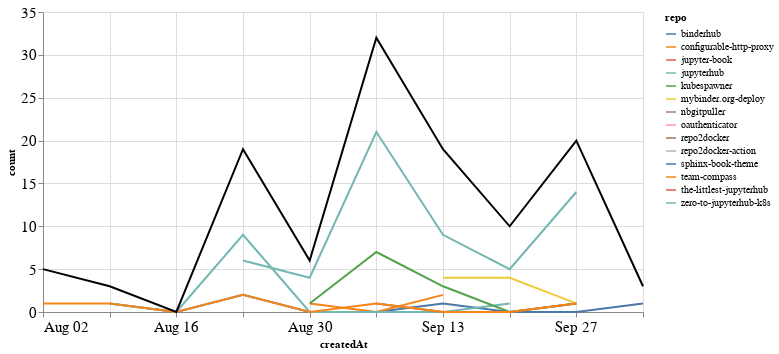

The cell this chart's notebook holds for it:
### Markdown cell above
## Comments

### Code cell
comments_time = comments.groupby('repo').resample('W', on='createdAt').count()['author'].reset_index()
comments_time = comments_time.rename(columns={'author': 'count'})
comments_time_total = comments_time.groupby('createdAt').agg({"count": "sum"}).reset_index()
ch1 = alt.Chart(comments_time, width=600).mark_line().encode(
    x='createdAt',
    y='count',
    color='repo',
    tooltip="repo"
)

ch2 = alt.Chart(comments_time_total, width=600).mark_line(color="black").encode(
    x='createdAt',
    y='count',
)

ch1 + ch2

### Figure 1 — Vega-Lite specification as saved in the notebook (floating-point values rounded to 4 significant figures)
{"config": {"axisLeft": {"labelFontSize": 15}, "axisBottom": {"labelFontSize": 15}}, "layer": [{"data": {"name": "data-06fe0b03881d251d42423706127227cd"}, "mark": "line", "encoding": {"color": {"type": "nominal", "field": "repo"}, "tooltip": {"type": "nominal", "field": "repo"}, "x": {"type": "temporal", "field": "createdAt"}, "y": {"type": "quantitative", "field": "count"}}, "width": 600}, {"data": {"name": "data-41f84aa836033156dba8de943542d343"}, "mark": {"type": "line", "color": "black"}, "encoding": {"x": {"type": "temporal", "field": "createdAt"}, "y": {"type": "quantitative", "field": "count"}}, "width": 600}], "$schema": "https://vega.github.io/schema/vega-lite/v4.8.1.json", "datasets": {"data-06fe0b03881d251d42423706127227cd": [{"repo": "binderhub", "createdAt": "2020-08-09T00:00:00", "count": 1}, {"repo": "binderhub", "createdAt": "2020-08-16T00:00:00", "count": 0}, {"repo": "binderhub", "createdAt": "2020-08-23T00:00:00", "count": 2}, {"repo": "binderhub", "createdAt": "2020-08-30T00:00:00", "count": 0}, {"repo": "binderhub", "createdAt": "2020-09-06T00:00:00", "count": 0}, {"repo": "binderhub", "createdAt": "2020-09-13T00:00:00", "count": 1}, {"repo": "binderhub", "createdAt": "2020-09-20T00:00:00", "count": 0}, {"repo": "binderhub", "createdAt": "2020-09-27T00:00:00", "count": 0}, {"repo": "binderhub", "createdAt": "2020-10-04T00:00:00", "count": 1}, {"repo": "configurable-http-proxy", "createdAt": "2020-08-30T00:00:00", "count": 1}, {"repo": "configurable-http-proxy", "createdAt": "2020-09-06T00:00:00", "count": 0}, {"repo": "configurable-http-proxy", "createdAt": "2020-09-13T00:00:00", "count": 2}, {"repo": "jupyter-book", "createdAt": "2020-10-04T00:00:00", "count": 2}, {"repo": "jupyterhub", "createdAt": "2020-08-09T00:00:00", "count": 1}, {"repo": "jupyterhub", "createdAt": "2020-08-16T00:00:00", "count": 0}, {"repo": "jupyterhub", "createdAt": "2020-08-23T00:00:00", "count": 9}, {"repo": "jupyterhub", "createdAt": "2020-08-30T00:00:00", "count": 0}, {"repo": "jupyterhub", "createdAt": "2020-09-06T00:00:00", "count": 0}, {"repo": "jupyterhub", "createdAt": "2020-09-13T00:00:00", "count": 0}, {"repo": "jupyterhub", "createdAt": "2020-09-20T00:00:00", "count": 1}, {"repo": "kubespawner", "createdAt": "2020-08-30T00:00:00", "count": 1}, {"repo": "kubespawner", "createdAt": "2020-09-06T00:00:00", "count": 7}, {"repo": "kubespawner", "createdAt": "2020-09-13T00:00:00", "count": 3}, {"repo": "kubespawner", "createdAt": "2020-09-20T00:00:00", "count": 0}, {"repo": "kubespawner", "createdAt": "2020-09-27T00:00:00", "count": 1}, {"repo": "mybinder.org-deploy", "createdAt": "2020-09-13T00:00:00", "count": 4}, {"repo": "mybinder.org-deploy", "createdAt": "2020-09-20T00:00:00", "count": 4}, {"repo": "mybinder.org-deploy", "createdAt": "2020-09-27T00:00:00", "count": 1}, {"repo": "nbgitpuller", "createdAt": "2020-08-02T00:00:00", "count": 1}, {"repo": "oauthenticator", "createdAt": "2020-09-06T00:00:00", "count": 1}, {"repo": "repo2docker", "createdAt": "2020-09-06T00:00:00", "count": 1}, {"repo": "repo2docker", "createdAt": "2020-09-13T00:00:00", "count": 0}, {"repo": "repo2docker", "createdAt": "2020-09-20T00:00:00", "count": 0}, {"repo": "repo2docker", "createdAt": "2020-09-27T00:00:00", "count": 1}, {"repo": "repo2docker-action", "createdAt": "2020-08-02T00:00:00", "count": 3}, {"repo": "sphinx-book-theme", "createdAt": "2020-09-27T00:00:00", "count": 2}, {"repo": "team-compass", "createdAt": "2020-08-02T00:00:00", "count": 1}, {"repo": "team-compass", "createdAt": "2020-08-09T00:00:00", "count": 1}, {"repo": "team-compass", "createdAt": "2020-08-16T00:00:00", "count": 0}, {"repo": "team-compass", "createdAt": "2020-08-23T00:00:00", "count": 2}, {"repo": "team-compass", "createdAt": "2020-08-30T00:00:00", "count": 0}, {"repo": "team-compass", "createdAt": "2020-09-06T00:00:00", "count": 1}, {"repo": "team-compass", "createdAt": "2020-09-13T00:00:00", "count": 0}, {"repo": "team-compass", "createdAt": "2020-09-20T00:00:00", "count": 0}, {"repo": "team-compass", "createdAt": "2020-09-27T00:00:00", "count": 1}, {"repo": "the-littlest-jupyterhub", "createdAt": "2020-09-06T00:00:00", "count": 1}, {"repo": "zero-to-jupyterhub-k8s", "createdAt": "2020-08-23T00:00:00", "count": 6}, {"repo": "zero-to-jupyterhub-k8s", "createdAt": "2020-08-30T00:00:00", "count": 4}, {"repo": "zero-to-jupyterhub-k8s", "createdAt": "2020-09-06T00:00:00", "count": 21}, {"repo": "zero-to-jupyterhub-k8s", "createdAt": "2020-09-13T00:00:00", "count": 9}, {"repo": "zero-to-jupyterhub-k8s", "createdAt": "2020-09-20T00:00:00", "count": 5}, {"repo": "zero-to-jupyterhub-k8s", "createdAt": "2020-09-27T00:00:00", "count": 14}], "data-41f84aa836033156dba8de943542d343": [{"createdAt": "2020-08-02T00:00:00", "count": 5}, {"createdAt": "2020-08-09T00:00:00", "count": 3}, {"createdAt": "2020-08-16T00:00:00", "count": 0}, {"createdAt": "2020-08-23T00:00:00", "count": 19}, {"createdAt": "2020-08-30T00:00:00", "count": 6}, {"createdAt": "2020-09-06T00:00:00", "count": 32}, {"createdAt": "2020-09-13T00:00:00", "count": 19}, {"createdAt": "2020-09-20T00:00:00", "count": 10}, {"createdAt": "2020-09-27T00:00:00", "count": 20}, {"createdAt": "2020-10-04T00:00:00", "count": 3}]}}
